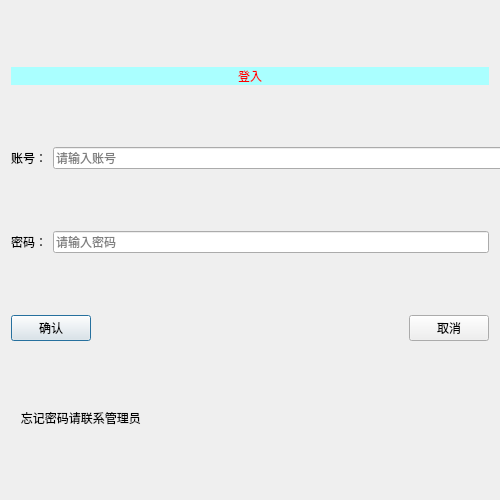
<?xml version="1.0" encoding="UTF-8"?>
<ui version="4.0">
 <class>Login</class>
 <widget class="QDialog" name="Login">
  <property name="geometry">
   <rect>
    <x>0</x>
    <y>0</y>
    <width>500</width>
    <height>500</height>
   </rect>
  </property>
  <property name="minimumSize">
   <size>
    <width>500</width>
    <height>500</height>
   </size>
  </property>
  <property name="maximumSize">
   <size>
    <width>560</width>
    <height>500</height>
   </size>
  </property>
  <property name="windowTitle">
   <string>登入</string>
  </property>
  <layout class="QVBoxLayout" name="verticalLayout">
   <item>
    <widget class="QLabel" name="label">
     <property name="sizePolicy">
      <sizepolicy hsizetype="Preferred" vsizetype="Fixed">
       <horstretch>0</horstretch>
       <verstretch>0</verstretch>
      </sizepolicy>
     </property>
     <property name="styleSheet">
      <string notr="true">font: 36pt &quot;微软雅黑&quot;;
background-color: rgb(170, 255, 255);
color: rgb(255, 0, 0);</string>
     </property>
     <property name="text">
      <string>登入</string>
     </property>
     <property name="alignment">
      <set>Qt::AlignCenter</set>
     </property>
    </widget>
   </item>
   <item>
    <layout class="QHBoxLayout" name="horizontalLayout">
     <item>
      <widget class="QLabel" name="label_2">
       <property name="styleSheet">
        <string notr="true">font: 75 14pt &quot;微软雅黑&quot;;</string>
       </property>
       <property name="text">
        <string>账号：</string>
       </property>
      </widget>
     </item>
     <item>
      <widget class="QLineEdit" name="le_account">
       <property name="minimumSize">
        <size>
         <width>500</width>
         <height>0</height>
        </size>
       </property>
       <property name="styleSheet">
        <string notr="true">font: 75 14pt &quot;微软雅黑&quot;;</string>
       </property>
       <property name="placeholderText">
        <string>请输入账号</string>
       </property>
       <property name="clearButtonEnabled">
        <bool>true</bool>
       </property>
      </widget>
     </item>
    </layout>
   </item>
   <item>
    <layout class="QHBoxLayout" name="horizontalLayout_2">
     <item>
      <widget class="QLabel" name="label_3">
       <property name="styleSheet">
        <string notr="true">font: 75 14pt &quot;微软雅黑&quot;;</string>
       </property>
       <property name="text">
        <string>密码：</string>
       </property>
      </widget>
     </item>
     <item>
      <widget class="QLineEdit" name="le_pwd">
       <property name="styleSheet">
        <string notr="true">font: 75 14pt &quot;微软雅黑&quot;;</string>
       </property>
       <property name="echoMode">
        <enum>QLineEdit::Password</enum>
       </property>
       <property name="placeholderText">
        <string>请输入密码</string>
       </property>
       <property name="clearButtonEnabled">
        <bool>true</bool>
       </property>
      </widget>
     </item>
    </layout>
   </item>
   <item>
    <layout class="QHBoxLayout" name="horizontalLayout_3">
     <item>
      <widget class="QPushButton" name="btn_ok">
       <property name="styleSheet">
        <string notr="true">font: 75 14pt &quot;微软雅黑&quot;;</string>
       </property>
       <property name="text">
        <string>确认</string>
       </property>
      </widget>
     </item>
     <item>
      <spacer name="horizontalSpacer">
       <property name="orientation">
        <enum>Qt::Horizontal</enum>
       </property>
       <property name="sizeHint" stdset="0">
        <size>
         <width>40</width>
         <height>20</height>
        </size>
       </property>
      </spacer>
     </item>
     <item>
      <widget class="QPushButton" name="btn_cancel">
       <property name="styleSheet">
        <string notr="true">font: 75 14pt &quot;微软雅黑&quot;;</string>
       </property>
       <property name="text">
        <string>取消</string>
       </property>
      </widget>
     </item>
    </layout>
   </item>
   <item>
    <widget class="QLabel" name="label_4">
     <property name="maximumSize">
      <size>
       <width>16777215</width>
       <height>30</height>
      </size>
     </property>
     <property name="text">
      <string>   忘记密码请联系管理员</string>
     </property>
    </widget>
   </item>
  </layout>
 </widget>
 <layoutdefault spacing="6" margin="11"/>
 <resources/>
 <connections/>
</ui>
